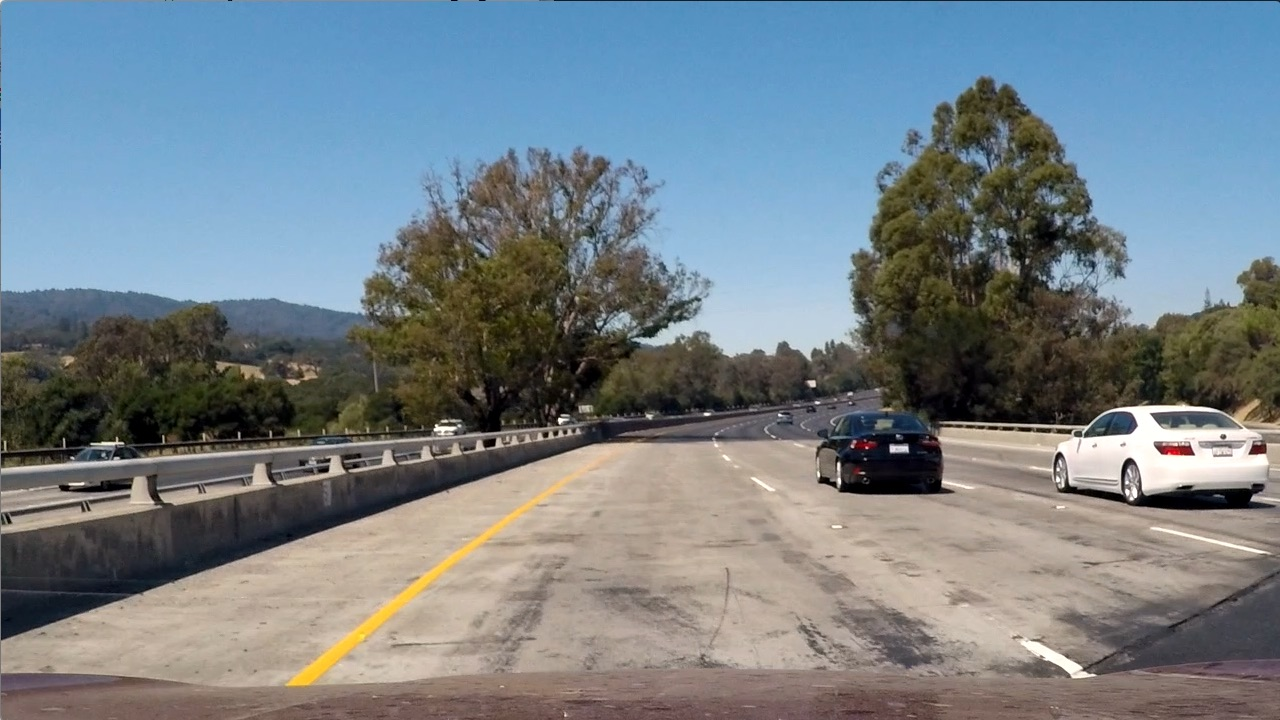
#> input picture lanelines/test_images/test1.jpg, 1280 x 720 px; its folder holds 6 pictures in this run
$ jupyter execute --allow-errors vehicle_detection.ipynb   (shell and % lines are left out)   (Python 2 division)   (older library calls are emulated)
#> lines starting #> are read from the running program, lines starting #| are printed output that depends on the picture; after the words box and inside, x2 and y2 are one past the last pixel; in counts of white or black regions, pixels touching at a corner belong together
[cell 1]
import numpy as np
import os
import cv2
import glob
import cPickle as pickle
import matplotlib.pyplot as plt
import os
import joblib
import time
import numpy as np
import cv2
import matplotlib.pyplot as plt
import matplotlib.image as mpimg
from sklearn.preprocessing import StandardScaler
import glob
from skimage.feature import hog


import matplotlib.image as mpimg

from skimage.feature import hog
from skimage import data, color, exposure
from sklearn.model_selection import train_test_split
from sklearn import linear_model
from sklearn import metrics
from sklearn.svm import LinearSVC

# Import everything needed to edit/save/watch video clips
from moviepy import editor # import VideoFileClip
from IPython import display # import HTML

#%matplotlib qt

# Utility functions

[cell 2]
def collect_images(path):
    images = []
    for root, dirs, files in os.walk(path, topdown=False):
        for name in files:
            if name.startswith('.'):
                continue
            images.append(os.path.join(root, name))
    return images

# [15 lines left out: function get_hog_features, not called in this run]

# Define a function to compute binned color features
def bin_spatial(img, size=(16, 16)):
    return cv2.resize(img, size).ravel()

# Define a function to compute color histogram features
# [71 lines left out: functions color_hist, img_features, extract_features, not called in this run]

# Read vehicle and non-vehicle images

[cell 3]
cars = []
notcars = []

cars = collect_images('data/vehicles/vehicles')
notcars = collect_images('data/non-vehicles/non-vehicles')
#> further down, image is the input picture: shape (720, 1280, 3); mean B, G, R 135.5, 128.7, 117.5


print('cars',len(cars))
print('notcars', len(notcars))

# Define parameters for feature extraction

[cell 4]
color_space = 'LUV' # Can be RGB, HSV, LUV, HLS, YUV, YCrCb
orient = 8  # HOG orientations
pix_per_cell = 8 # HOG pixels per cell
cell_per_block = 2 # HOG cells per block
hog_channel = 0 # Can be 0, 1, 2, or "ALL"
spatial_size = (16, 16) # Spatial binning dimensions
hist_bins = 32    # Number of histogram bins
spatial_feat = True # Spatial features on or off
hist_feat = True # Histogram features on or off
hog_feat = True # HOG features on or off

car_features = extract_features(cars, color_space=color_space,
                        spatial_size=spatial_size, hist_bins=hist_bins,
                        orient=orient, pix_per_cell=pix_per_cell,
                        cell_per_block=cell_per_block,
                        hog_channel=hog_channel, spatial_feat=spatial_feat,
                        hist_feat=hist_feat, hog_feat=hog_feat)
print 'Car samples: ', len(car_features)
notcar_features = extract_features(notcars, color_space=color_space,
                        spatial_size=spatial_size, hist_bins=hist_bins,
                        orient=orient, pix_per_cell=pix_per_cell,
                        cell_per_block=cell_per_block,
                        hog_channel=hog_channel, spatial_feat=spatial_feat,
                        hist_feat=hist_feat, hog_feat=hog_feat)
print 'Notcar samples: ', len(notcar_features)

### save extracted features for easy reload

#> (a cell that did not finish here is left out)

[cell 6]
# load features

#car_features, notcar_features = joblib.load( 'features1.pkl')

# Train a linear SVC

#> (a cell that did not finish here is left out)

# print sample images and feature histogram

#> (a cell that did not finish here is left out)

#> (a cell that did not finish here is left out)

#> (a cell that did not finish here is left out)

#> (a cell that did not finish here is left out)

#> (a cell that did not finish here is left out)

# Define functions for car detection using sliding windows

[cell 13]
def slide_window(img, x_start_stop=[None, None], y_start_stop=[None, None],
                    xy_window=(64, 64), xy_overlap=(0.5, 0.5)):
    # If x and/or y start/stop positions not defined, set to image size
#> called with xy_window = (128, 128), xy_overlap = (0.5, 0.5)
    if x_start_stop[0] == None:
        x_start_stop[0] = 0
    if x_start_stop[1] == None:
        x_start_stop[1] = img.shape[1]
    if y_start_stop[0] == None:
        y_start_stop[0] = 0
    if y_start_stop[1] == None:
        y_start_stop[1] = img.shape[0]
    # Compute the span of the region to be searched
    xspan = x_start_stop[1] - x_start_stop[0]
#> xspan = 1280
    yspan = y_start_stop[1] - y_start_stop[0]
    # Compute the number of pixels per step in x/y
    nx_pix_per_step = np.int(xy_window[0]*(1 - xy_overlap[0]))
    ny_pix_per_step = np.int(xy_window[1]*(1 - xy_overlap[1]))
    # Compute the number of windows in x/y
    nx_buffer = np.int(xy_window[0]*(xy_overlap[0]))
    ny_buffer = np.int(xy_window[1]*(xy_overlap[1]))
    nx_windows = np.int((xspan-nx_buffer)/nx_pix_per_step)
#> nx_windows = 19
    ny_windows = np.int((yspan-ny_buffer)/ny_pix_per_step)
    # Initialize a list to append window positions to
    window_list = []
    # Loop through finding x and y window positions
    # Note: you could vectorize this step, but in practice
    # you'll be considering windows one by one with your
    # classifier, so looping makes sense
    for ys in range(ny_windows):
        for xs in range(nx_windows):
            # Calculate window position
            startx = xs*nx_pix_per_step + x_start_stop[0]
            endx = startx + xy_window[0]
            starty = ys*ny_pix_per_step + y_start_stop[0]
            endy = starty + xy_window[1]
            # Append window position to list
            window_list.append(((startx, starty), (endx, endy)))
#> `windows = slide_window(image, x_start_stop=[None, None], y_start_stop=..`: windows = 38 items
    # Return the list of windows
    return window_list

# Define a function to draw bounding boxes on an image
def draw_boxes(img, bboxes, color=(0, 0, 255), thick=6):
    imcopy = np.copy(img) # Make a copy of the image
    for bbox in bboxes: # Iterate through the bounding boxes
        cv2.rectangle(imcopy, bbox[0], bbox[1], color, thick)
    return imcopy

# [76 lines left out: functions single_img_features, search_windows, not called in this run]

# A function to show an image
def show_img(img):
    if len(img.shape)==3: #Color BGR image
        plt.figure()
        plt.imshow(cv2.cvtColor(img, cv2.COLOR_BGR2RGB))
    else: # Grayscale image
        plt.figure()
        plt.imshow(img, cmap='gray')

# Test  sample detections:

[cell 14]
t=time.time() # Start time
#> (the rest of this cell did not finish here and is left out)

# Advandced window search

As can be seen in above images, some cars go undetected. One way of dealing with this is by using multiple window sizes. Also, We need not search for same size car all over the image. We need to search bottom half of image and gradually increase the window size as we go from top to bottom to reflect the fact that cars at a distance will be near of image (height).

In addition, here's a tuned area for new car detection:

    1) on the sides of car
    2) on the road horizon

[cell 15]
image = cv2.imread('test_images/test2.jpg')
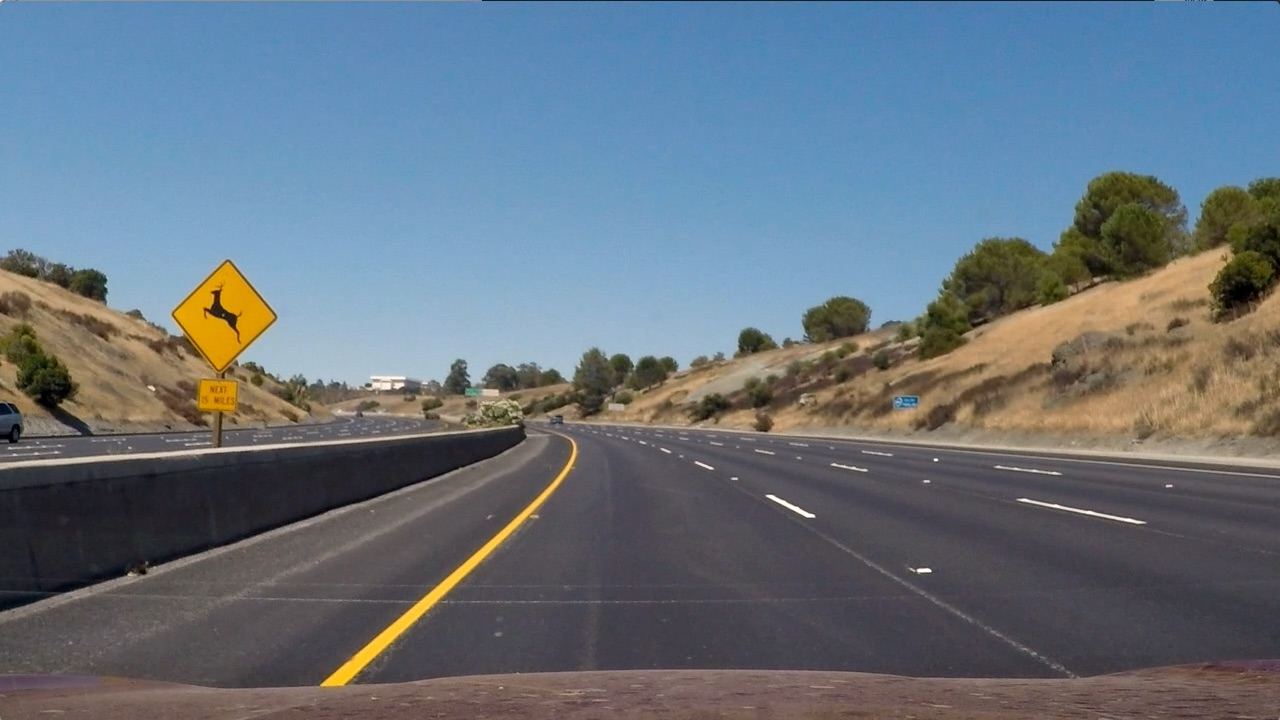
#> input picture lanelines/test_images/test2.jpg, 1280 x 720 px, found by its file name
#> image is the input picture: shape (720, 1280, 3); mean B, G, R 125.5, 114.6, 102.8

windows = slide_window(image, x_start_stop=[400, 880], y_start_stop=[400, 470],
                    xy_window=(48, 48), xy_overlap=(0.5, 0.5))
#> windows = 19 items
window_img = draw_boxes(image, windows, color=(255, 0, 0), thick=6)
#> the loop in draw_boxes, `for bbox in bboxes:` made 19 passes
#> bbox on passes 1 to 12: ((400, 400), (448, 448)), ((424, 400), (472, 448)), ((448, 400), (496, 448)), ((472, 400), (520, 448)), ((496, 400), (544, 448)), ((520, 400), (568, 448)), ((544, 400), (592, 448)), ((568, 400), (616, 448)), ((592, 400), (640, 448)), ((616, 400), (664, 448)), ((640, 400), (688, 448)), ((664, 400), (712, 448))
#> after the loop in draw_boxes, `for bbox in bboxes:`: imcopy: shape (720, 1280, 3); 1.39% of pixels changed, all inside (x1, y1, x2, y2) = (397, 397, 884, 452)
show_img(window_img)

windows = slide_window(image, x_start_stop=[400, 880], y_start_stop=[400, 570],
                    xy_window=(72, 72), xy_overlap=(0., 0.))
#> windows = 12 items
window_img = draw_boxes(image, windows, color=(255, 0, 0), thick=6)
#> call 2 of draw_boxes, with color = (255, 0, 0), thick = 6
#> the loop in draw_boxes (call 2), `for bbox in bboxes:` made 12 passes
#> bbox on passes 1 to 12: ((400, 400), (472, 472)), ((472, 400), (544, 472)), ((544, 400), (616, 472)), ((616, 400), (688, 472)), ((688, 400), (760, 472)), ((760, 400), (832, 472)), ((400, 472), (472, 544)), ((472, 472), (544, 544)), ((544, 472), (616, 544)), ((616, 472), (688, 544)), ((688, 472), (760, 544)), ((760, 472), (832, 544))
#> after the loop in draw_boxes (call 2), `for bbox in bboxes:`:
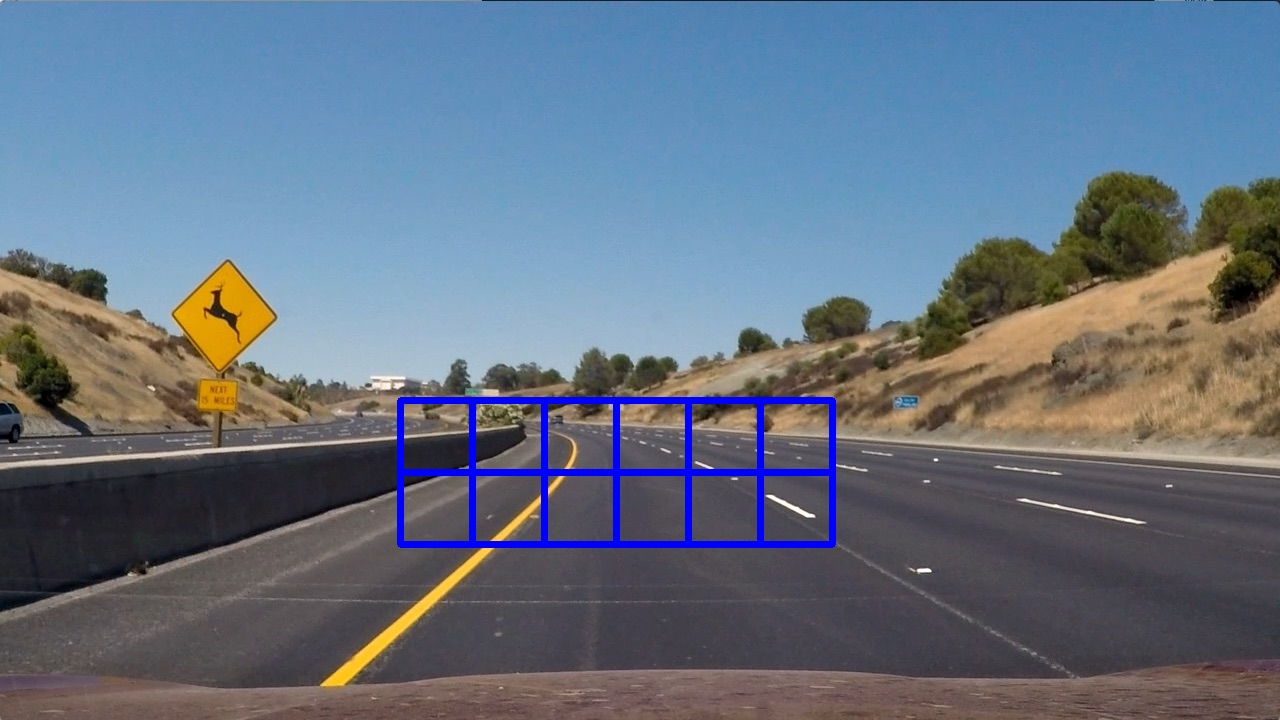
#> imcopy: shape (720, 1280, 3); 1.69% of pixels changed, all inside (x1, y1, x2, y2) = (397, 397, 836, 548)
show_img(window_img)

windows = slide_window(image, x_start_stop=[40, 400], y_start_stop=[400, 700],
                    xy_window=(72, 72), xy_overlap=(0., 0.))
#> windows = 20 items
window_img = draw_boxes(image, windows, color=(0, 255, 0), thick=6)
#> call 3 of draw_boxes, with color = (0, 255, 0), thick = 6
#> the loop in draw_boxes (call 3), `for bbox in bboxes:` made 20 passes
#> bbox on passes 1 to 12: ((40, 400), (112, 472)), ((112, 400), (184, 472)), ((184, 400), (256, 472)), ((256, 400), (328, 472)), ((328, 400), (400, 472)), ((40, 472), (112, 544)), ((112, 472), (184, 544)), ((184, 472), (256, 544)), ((256, 472), (328, 544)), ((328, 472), (400, 544)), ((40, 544), (112, 616)), ((112, 544), (184, 616))
#> after the loop in draw_boxes (call 3), `for bbox in bboxes:`:
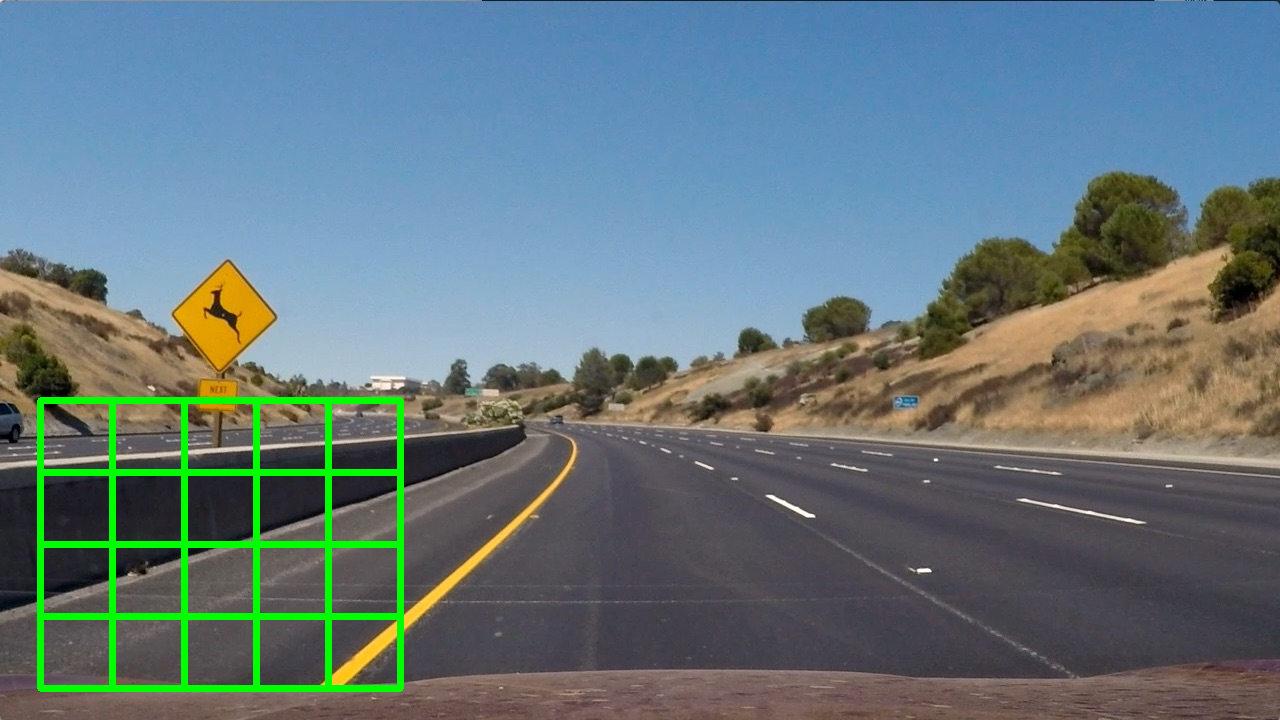
#> imcopy: shape (720, 1280, 3); 2.58% of pixels changed, all inside (x1, y1, x2, y2) = (37, 397, 404, 692)
show_img(window_img)

windows = slide_window(image, x_start_stop=[800, 1200], y_start_stop=[400, 700],
                    xy_window=(72, 72), xy_overlap=(0., 0.))
window_img = draw_boxes(image, windows, color=(0, 255, 0), thick=6)
#> call 4 of draw_boxes, with color = (0, 255, 0), thick = 6
#> the loop in draw_boxes (call 4), `for bbox in bboxes:` made 20 passes
#> bbox on passes 1 to 12: ((800, 400), (872, 472)), ((872, 400), (944, 472)), ((944, 400), (1016, 472)), ((1016, 400), (1088, 472)), ((1088, 400), (1160, 472)), ((800, 472), (872, 544)), ((872, 472), (944, 544)), ((944, 472), (1016, 544)), ((1016, 472), (1088, 544)), ((1088, 472), (1160, 544)), ((800, 544), (872, 616)), ((872, 544), (944, 616))
#> after the loop in draw_boxes (call 4), `for bbox in bboxes:`:
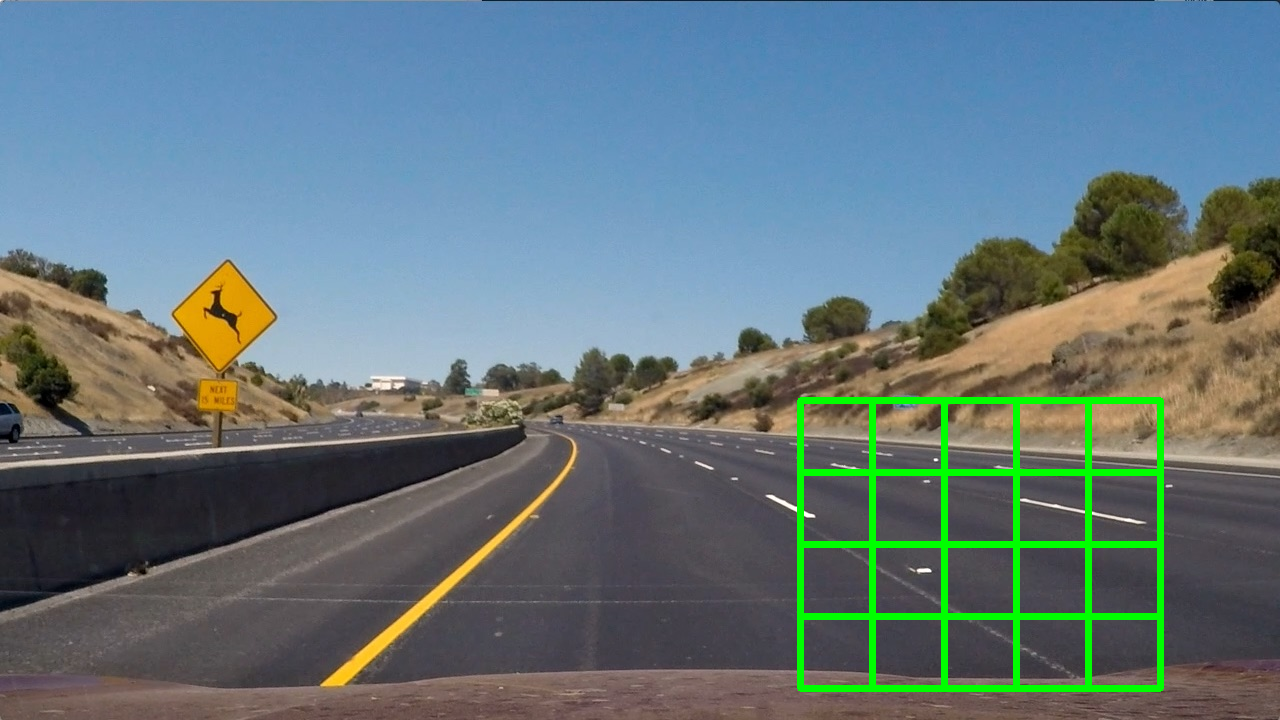
#> imcopy: shape (720, 1280, 3); 2.58% of pixels changed, all inside (x1, y1, x2, y2) = (797, 397, 1164, 692)
show_img(window_img)
